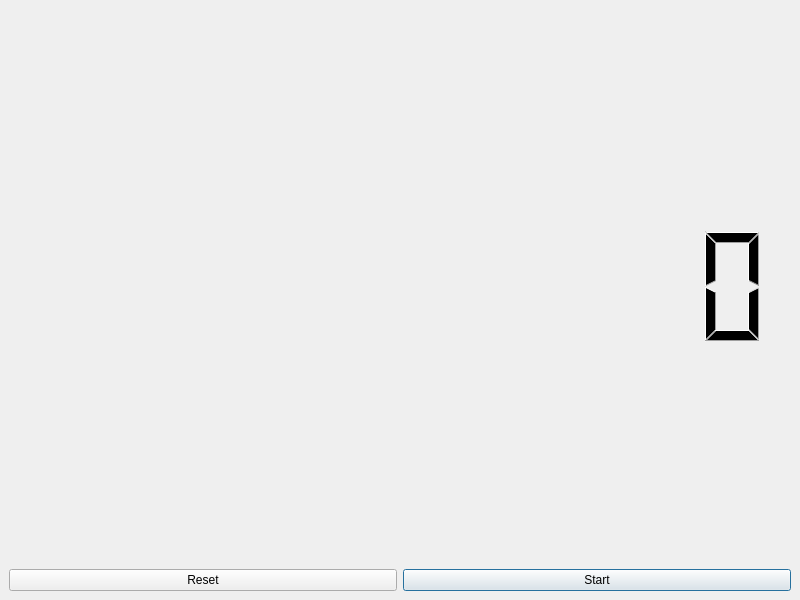
<?xml version="1.0" encoding="UTF-8"?>
<ui version="4.0">
 <class>MainWindow</class>
 <widget class="QMainWindow" name="MainWindow">
  <property name="geometry">
   <rect>
    <x>0</x>
    <y>0</y>
    <width>800</width>
    <height>600</height>
   </rect>
  </property>
  <property name="windowTitle">
   <string>qt-stop-watch.py</string>
  </property>
  <widget class="QWidget" name="centralwidget">
   <layout class="QGridLayout" name="gridLayout">
    <item row="1" column="2">
     <widget class="QPushButton" name="start">
      <property name="text">
       <string>Start</string>
      </property>
      <property name="default">
       <bool>true</bool>
      </property>
     </widget>
    </item>
    <item row="1" column="1">
     <widget class="QPushButton" name="reset">
      <property name="text">
       <string>Reset</string>
      </property>
     </widget>
    </item>
    <item row="0" column="1" colspan="2">
     <widget class="QLCDNumber" name="lcd">
      <property name="frameShape">
       <enum>QFrame::NoFrame</enum>
      </property>
      <property name="smallDecimalPoint">
       <bool>true</bool>
      </property>
      <property name="digitCount">
       <number>10</number>
      </property>
      <property name="value" stdset="0">
       <double>0.000000000000000</double>
      </property>
     </widget>
    </item>
   </layout>
  </widget>
 </widget>
 <resources/>
 <connections/>
</ui>
